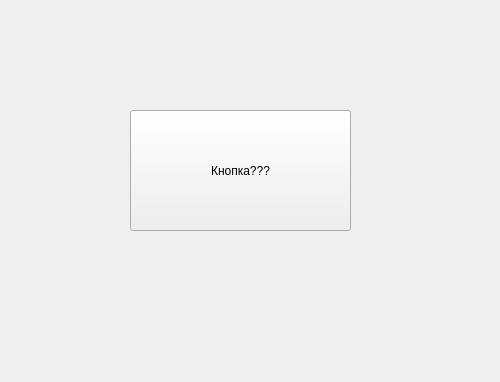
<?xml version="1.0" encoding="UTF-8"?>
<ui version="4.0">
 <class>Form</class>
 <widget class="QWidget" name="Form">
  <property name="geometry">
   <rect>
    <x>0</x>
    <y>0</y>
    <width>500</width>
    <height>382</height>
   </rect>
  </property>
  <property name="windowTitle">
   <string>Form</string>
  </property>
  <widget class="QPushButton" name="pb">
   <property name="geometry">
    <rect>
     <x>130</x>
     <y>110</y>
     <width>221</width>
     <height>121</height>
    </rect>
   </property>
   <property name="text">
    <string>Кнопка???</string>
   </property>
  </widget>
 </widget>
 <resources/>
 <connections/>
</ui>
